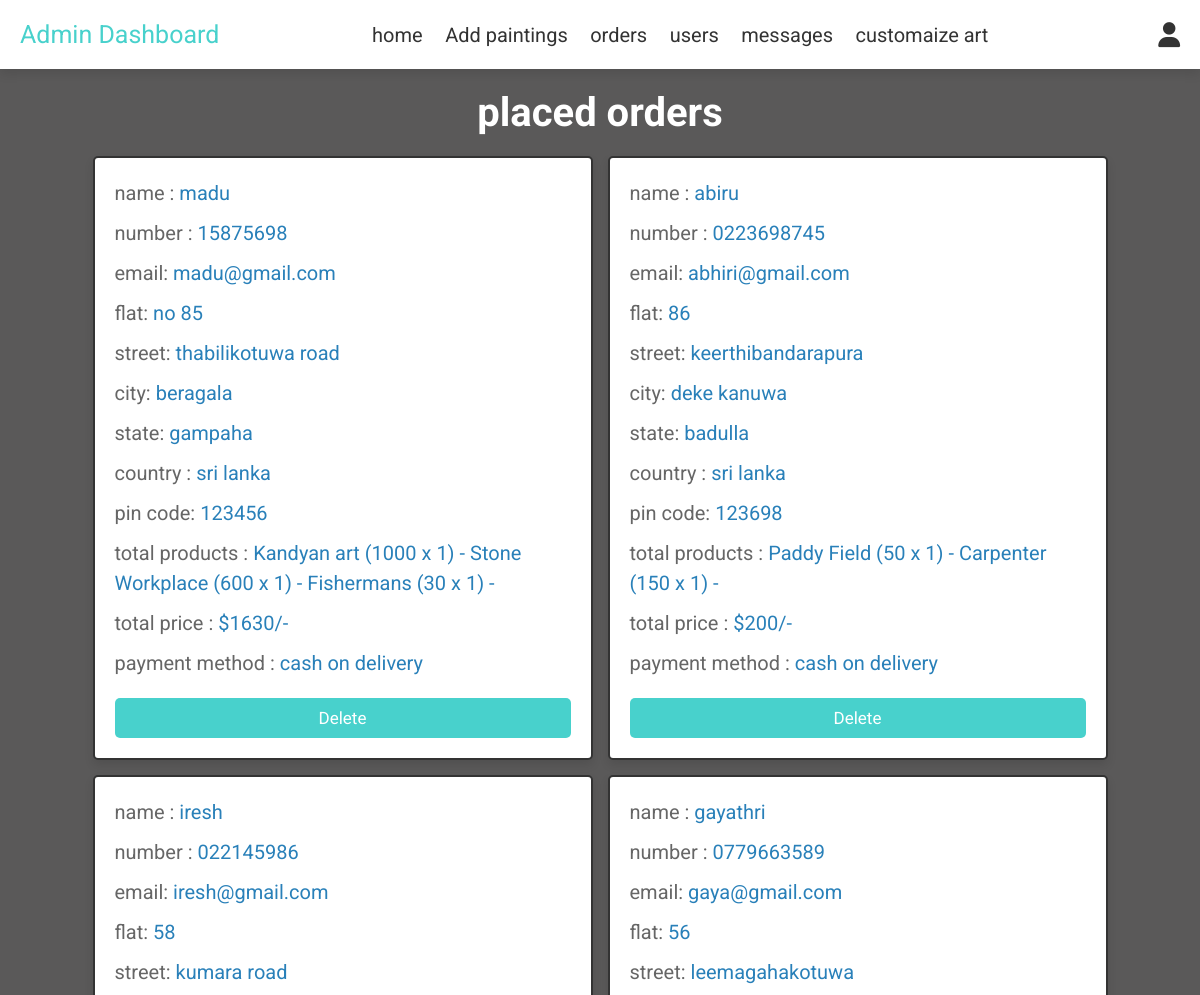
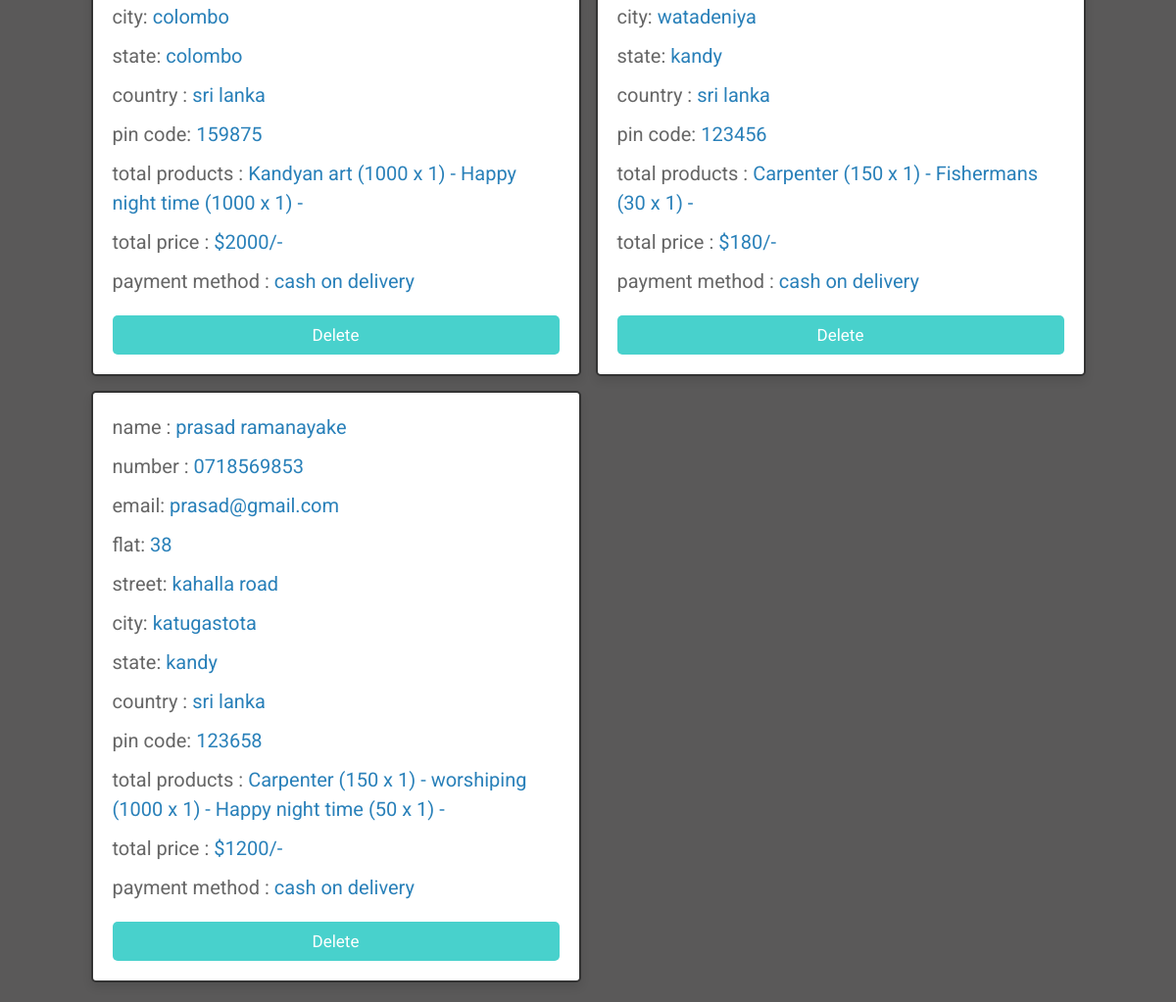
/admin/placed_orders.php, run on the app's committed database (2 pictures, top to bottom).
### tables this page shows
CREATE TABLE IF NOT EXISTS `ordering` (
  `id` int(255) NOT NULL AUTO_INCREMENT,
  `name` varchar(100) NOT NULL,
  `number` varchar(12) NOT NULL,
  `email` varchar(255) NOT NULL,
  `method` varchar(100) NOT NULL,
  `flat` varchar(100) NOT NULL,
  `street` varchar(100) NOT NULL,
  `city` varchar(100) NOT NULL,
  `state` varchar(100) NOT NULL,
  `country` varchar(100) NOT NULL,
  `pin_code` int(10) NOT NULL,
  `total_products` varchar(255) NOT NULL,
  `total_price` varchar(255) NOT NULL,
  PRIMARY KEY (`id`)
);

### admin/placed_orders.php (the view, shortened to what this page needs)
<?php
include '../components/connect.php';
?>
<!DOCTYPE html>
<html lang="en">
<head>
   <link rel="stylesheet" href="https://cdnjs.cloudflare.com/ajax/libs/font-awesome/6.1.1/css/all.min.css">
   <link rel="stylesheet" href="../css/admin_styles.css">
</head>
<body>
<?php include '../components/admin_header.php'; ?>
<section class="orders">
<h1 class="heading">placed orders</h1>
<div class="box-container">
   <?php
      $select_orders = $conn->prepare("SELECT * FROM `ordering`");
      $select_orders->execute();
      if($select_orders->rowCount() > 0){
         while($fetch_orders = $select_orders->fetch(PDO::FETCH_ASSOC)){
   ?>
   <div class="box">
      <p> name : <span><?= $fetch_orders['name']; ?></span> </p>
      <p> number : <span><?= $fetch_orders['number']; ?></span> </p>
      <p>email: <span><?= $fetch_orders['email']; ?></span></p>
      <p>flat: <span><?= $fetch_orders['flat']; ?></span></p>
      <p>street: <span><?= $fetch_orders['street']; ?></span></p>
      <p>city: <span><?= $fetch_orders['city']; ?></span></p>
      <p>state: <span><?= $fetch_orders['state']; ?></span></p>
      <p> country : <span><?= $fetch_orders['country']; ?></span> </p>
      <p>pin code: <span><?= $fetch_orders['pin_code']; ?></span></p>
      <p> total products : <span><?= $fetch_orders['total_products']; ?></span> </p>
      <p> total price : <span>$<?= $fetch_orders['total_price']; ?>/-</span> </p>
      <p> payment method : <span><?= $fetch_orders['method']; ?></span> </p>
      <form action="" method="post">
        <div class="flex-btn">
         <a href="placed_orders.php?delete=<?= $fetch_orders['id']; ?>" class="delete-btn" onclick="return confirm('delete this order?');">delete</a>
        </div>
      </form>
   </div>
   <?php
         }
      }else{
         echo '<p class="empty">no orders placed yet!</p>';
      }
   ?>
</div>
</section>
</body>
</html>

### css/admin_styles.css (style rules this page uses)
:root { --main-color:#2980b9; --blue: #48D1CC; --orange:#f39c12; --red:#e74c3c; --danger:#811011; --salmon:#FA8072; --dark-pink:#DF7373; --bisque1: #FFFFF0; --dark-red:#AA4A44; --brown:#B87333; --burlywood:#dac9b3; --wheat: #F5DEB3; --black:#333; --gray:#5a5959; --white:#fff; --light-color:#666; --light-bg:#eee; --border:.2rem solid var(--black); --box-shadow:0 .5rem 1rem rgba(0,0,0,.1); }
* { font-family: 'Roboto', sans-serif; margin:0; padding:0; box-sizing: border-box; outline: none; border:none; text-decoration: none; }
html { font-size: 62.5%; overflow-x: hidden; }
body { background-color: var(--gray); }
section { padding:2rem; max-width: 1200px; margin:0 auto; }
.heading { font-size: 4rem; color:var(--white); margin-bottom: 2rem; text-align: center; }
.btn, .delete-btn, .option-btn { display: block; width: 100%; margin-top: 1rem; border-radius: .5rem; padding:1rem 3rem; font-size: 1.7rem; text-transform: capitalize; color:var(--white); cursor: pointer; text-align: center; }
.delete-btn { background-color: var(--blue); }
.flex-btn { display: flex; gap:1rem; }
.orders .box-container { display: grid; grid-template-columns: repeat(auto-fit, 50rem); gap:1.5rem; align-items: flex-start; justify-content: center; }
.orders .box-container .box { padding:2rem; padding-top: 1rem; border-radius: .5rem; border:var(--border); background-color: var(--white); box-shadow: var(--box-shadow); }
.orders .box-container .box p { line-height: 1.5; font-size: 2rem; color:var(--light-color); margin:1rem 0; }
.orders .box-container .box p span { color:var(--main-color); }

### data on the page
ordering: name "madu", number "15875698", email "madu@gmail.com", flat "no 85", street "thabilikotuwa road", city "beragala", state "gampaha", country "sri lanka", pin_code "123456", total_products "Kandyan art (1000 x 1) - Stone Workplace (600 x 1) - Fishermans (30 x 1) -", total_price "1630", method "cash on delivery"
ordering: name "abiru", number "0223698745", email "abhiri@gmail.com", flat "86", street "keerthibandarapura", city "deke kanuwa", state "badulla", country "sri lanka", pin_code "123698", total_products "Paddy Field (50 x 1) - Carpenter (150 x 1) -", total_price "200", method "cash on delivery"
ordering: name "iresh", number "022145986", email "iresh@gmail.com", flat "58", street "kumara road", city "colombo", state "colombo", country "sri lanka", pin_code "159875", total_products "Kandyan art (1000 x 1) - Happy night time (1000 x 1) -", total_price "2000", method "cash on delivery"
ordering: name "gayathri", number "0779663589", email "gaya@gmail.com", flat "56", street "leemagahakotuwa", city "watadeniya", state "kandy", country "sri lanka", pin_code "123456", total_products "Carpenter (150 x 1) - Fishermans (30 x 1) -", total_price "180", method "cash on delivery"
ordering: name "prasad ramanayake", number "0718569853", email "prasad@gmail.com", flat "38", street "kahalla road", city "katugastota", state "kandy", country "sri lanka", pin_code "123658", total_products "Carpenter (150 x 1) - worshiping (1000 x 1) - Happy night time (50 x 1) -", total_price "1200", method "cash on delivery"
